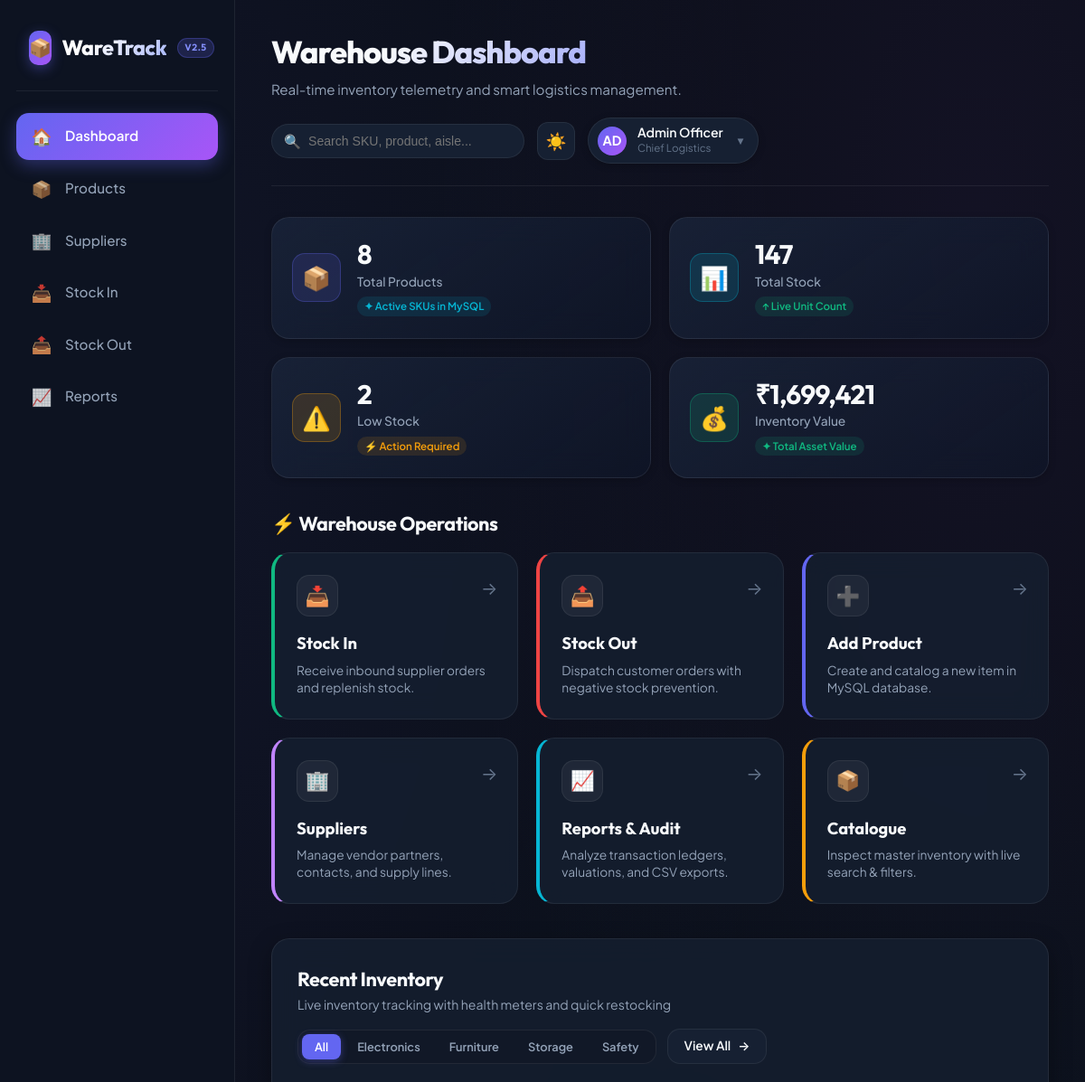
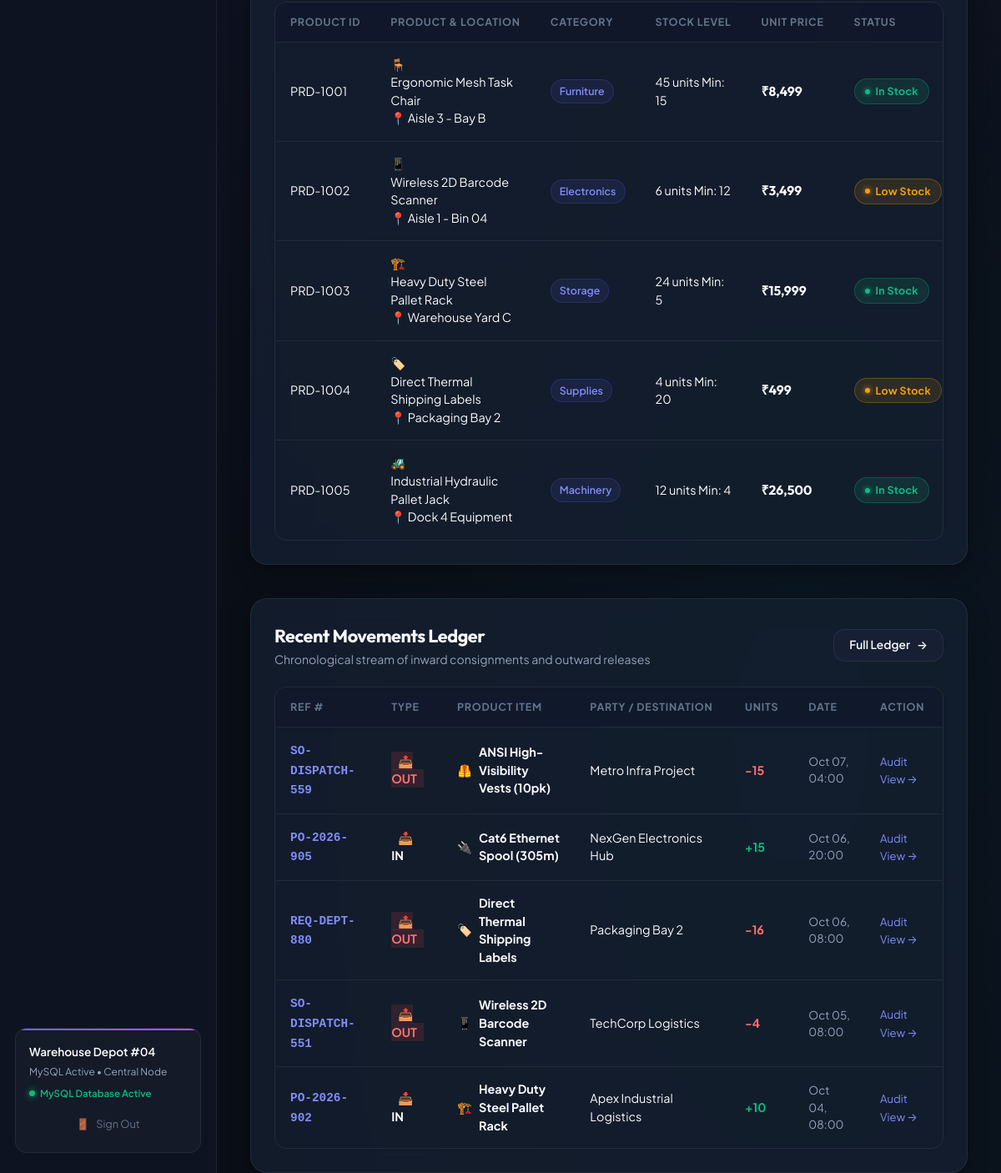
The page / on the database its author committed (2 pictures, top to bottom).
### tables this page shows
CREATE TABLE `products` (
    `id` VARCHAR(50) NOT NULL PRIMARY KEY,
    `name` VARCHAR(255) NOT NULL,
    `category` VARCHAR(100) NOT NULL,
    `quantity` INT NOT NULL DEFAULT 0,
    `min_stock` INT NOT NULL DEFAULT 10,
    `price` DECIMAL(12, 2) NOT NULL DEFAULT 0.00,
    `location` VARCHAR(150) DEFAULT 'General Storage',
    `icon` VARCHAR(50) DEFAULT '📦',
    `supplier_id` VARCHAR(50) NULL,
    `created_at` TIMESTAMP DEFAULT CURRENT_TIMESTAMP,
    `updated_at` TIMESTAMP DEFAULT CURRENT_TIMESTAMP ON UPDATE CURRENT_TIMESTAMP,
    INDEX `idx_category` (`category`),
    INDEX `idx_quantity` (`quantity`),
    INDEX `idx_min_stock` (`min_stock`),
    INDEX `idx_prod_supplier` (`supplier_id`)
);

CREATE TABLE `stock_transactions` (
    `id` INT AUTO_INCREMENT PRIMARY KEY,
    `transaction_type` ENUM('IN', 'OUT') NOT NULL,
    `product_id` VARCHAR(50) NOT NULL,
    `supplier_id` VARCHAR(50) NULL,
    `quantity` INT NOT NULL,
    `reference_no` VARCHAR(100) NOT NULL,
    `reason` VARCHAR(100) DEFAULT 'Purchase Restock',
    `unit_price` DECIMAL(12, 2) NOT NULL DEFAULT 0.00,
    `recipient` VARCHAR(150) NULL,
    `notes` TEXT NULL,
    `created_at` TIMESTAMP DEFAULT CURRENT_TIMESTAMP,
    INDEX `idx_trans_type` (`transaction_type`),
    INDEX `idx_trans_prod` (`product_id`),
    INDEX `idx_trans_supp` (`supplier_id`),
    INDEX `idx_trans_created` (`created_at`)
);

CREATE TABLE `suppliers` (
    `id` VARCHAR(50) NOT NULL PRIMARY KEY,
    `name` VARCHAR(255) NOT NULL,
    `contact_name` VARCHAR(100) NOT NULL,
    `email` VARCHAR(150) NOT NULL,
    `phone` VARCHAR(50) NOT NULL,
    `category` VARCHAR(100) NOT NULL,
    `address` VARCHAR(255) NOT NULL,
    `status` ENUM('Active', 'Preferred', 'On Hold') DEFAULT 'Active',
    `created_at` TIMESTAMP DEFAULT CURRENT_TIMESTAMP,
    INDEX `idx_supplier_category` (`category`),
    INDEX `idx_supplier_status` (`status`)
);

### index.php (the view, shortened to what the rows shown need)
<?php
require_once __DIR__ . '/includes/functions.php';
$recentProducts = getProductsList('All', '', 'All');
$recentMovements = getStockTransactions('All', 5, '');
require_once __DIR__ . '/includes/header.php';
?>
<section class="quick-actions" aria-label="Quick Actions">
    <h2>⚡ Warehouse Operations</h2>
</section>
<section class="table-section" aria-label="Recent Inventory Table">
    <div class="section-header">
        <div>
            <h2>Recent Inventory</h2>
        </div>
    </div>
    <div class="table-container">
        <table>
            <thead>
                <tr>
                    <th>Product ID</th>
                    <th>Product & Location</th>
                    <th>Category</th>
                    <th>Stock Level</th>
                    <th>Unit Price</th>
                    <th>Status</th>
                </tr>
            </thead>
            <tbody id="dashboardProducts">
                <?php if (empty($recentProducts)): ?>
                    <tr>
                        <td colspan="7">
                            <div class="empty-state">
                                <p>No products available. Click "Add Product" to create your first warehouse SKU!</p>
                            </div>
                        </td>
                    </tr>
                <?php else: ?>
                    <?php
                    $displayItems = array_slice($recentProducts, 0, 5);
                    foreach ($displayItems as $item):
                        $status = getStockStatus($item['quantity'], $item['min_stock']);
                    ?>
                        <tr data-category="<?= e($item['category']) ?>" data-id="<?= e($item['id']) ?>">
                            <td><span class="sku-badge"><?= e($item['id']) ?></span></td>
                            <td>
                                <div class="product-info-cell">
                                    <span class="product-icon"><?= e($item['icon']) ?></span>
                                    <div>
                                        <div class="product-name"><?= e($item['name']) ?></div>
                                        <div class="product-location">📍 <?= e($item['location']) ?></div>
                                    </div>
                                </div>
                            </td>
                            <td><span class="category-tag"><?= e($item['category']) ?></span></td>
                            <td>
                                <div class="stock-meter-wrap">
                                    <div class="stock-meta-info">
                                        <span class="stock-qty-val"><?= (int)$item['quantity'] ?> units</span>
                                        <span class="stock-min-hint">Min: <?= (int)$item['min_stock'] ?></span>
                                    </div>
                                </div>
                            </td>
                            <td><span class="price-text"><?= formatCurrency($item['price']) ?></span></td>
                            <td>
                                <span class="status-badge <?= $status['class'] ?>">
                                    <span class="status-badge-dot"></span>
                                    <?= $status['label'] ?>
                                </span>
                            </td>
                        </tr>
                    <?php endforeach; ?>
                <?php endif; ?>
            </tbody>
        </table>
    </div>
</section>
<section class="table-section" aria-label="Recent Stock Movements">
    <div class="section-header">
        <div>
            <h2>Recent Movements Ledger</h2>
        </div>
    </div>
    <div class="table-container">
        <table>
            <thead>
                <tr>
                    <th>Ref #</th>
                    <th>Type</th>
                    <th>Product Item</th>
                    <th>Party / Destination</th>
                    <th>Units</th>
                    <th>Date</th>
                    <th>Action</th>
                </tr>
            </thead>
            <tbody>
                <?php if (empty($recentMovements)): ?>
                    <tr>
                        <td colspan="7" style="text-align: center; padding: 24px; color: var(--text-muted);">
                            No recent stock transactions recorded.
                        </td>
                    </tr>
                <?php else: ?>
                    <?php foreach ($recentMovements as $mv): ?>
                        <tr>
                            <td><span style="font-family: monospace; font-weight: 600; color: var(--primary-light);"><?= e($mv['reference_no']) ?></span></td>
                            <td>
                                <?php if ($mv['transaction_type'] === 'IN'): ?>
                                    <span class="badge in-stock" style="font-weight: 700; padding: 2px 8px;">📥 IN</span>
                                <?php else: ?>
                                    <span class="badge out-of-stock" style="font-weight: 700; padding: 2px 8px; background: rgba(239,68,68,0.15); color: #f87171;">📤 OUT</span>
                                <?php endif; ?>
                            </td>
                            <td>
                                <div style="display: flex; align-items: center; gap: 8px;">
                                    <span><?= e($mv['product_icon'] ?? '📦') ?></span>
                                    <strong style="color: var(--text-primary);"><?= e($mv['product_name']) ?></strong>
                                </div>
                            </td>
                            <td>
                                <?= $mv['transaction_type'] === 'IN' ? e($mv['supplier_name'] ?: 'Vendor Delivery') : e($mv['recipient'] ?: 'Fulfillment') ?>
                            </td>
                            <td>
                                <strong style="color: <?= $mv['transaction_type'] === 'IN' ? 'var(--success)' : '#f87171' ?>;">
                                    <?= $mv['transaction_type'] === 'IN' ? '+' : '-' ?><?= (int)$mv['quantity'] ?>
                                </strong>
                            </td>
                            <td style="color: var(--text-secondary); font-size: 0.85rem;">
                                <?= date('M d, H:i', strtotime($mv['created_at'])) ?>
                            </td>
                            <td>
                                <a href="reports.php?tab=movements" style="color: var(--primary-light); text-decoration: none; font-size: 0.82rem;">Audit View →</a>
                            </td>
                        </tr>
                    <?php endforeach; ?>
                <?php endif; ?>
            </tbody>
        </table>
    </div>
</section>
<?php require_once __DIR__ . '/includes/footer.php'; ?>

### rows shown on the page
products: id "PRD-1001", icon "🪑", name "Ergonomic Mesh Task Chair", location "Aisle 3 - Bay B", category "Furniture", quantity "45", min_stock "15", price "₹8,499", quantity+min_stock "In Stock"
products: id "PRD-1002", icon "📱", name "Wireless 2D Barcode Scanner", location "Aisle 1 - Bin 04", category "Electronics", quantity "6", min_stock "12", price "₹3,499", quantity+min_stock "Low Stock"
products: id "PRD-1003", icon "🏗️", name "Heavy Duty Steel Pallet Rack", location "Warehouse Yard C", category "Storage", quantity "24", min_stock "5", price "₹15,999", quantity+min_stock "In Stock"
products: id "PRD-1004", icon "🏷️", name "Direct Thermal Shipping Labels", location "Packaging Bay 2", category "Supplies", quantity "4", min_stock "20", price "₹499", quantity+min_stock "Low Stock"
products: id "PRD-1005", icon "🚜", name "Industrial Hydraulic Pallet Jack", location "Dock 4 Equipment", category "Machinery", quantity "12", min_stock "4", price "₹26,500", quantity+min_stock "In Stock"
stock_transactions: reference_no "SO-DISPATCH-559", transaction_type "📤 OUT", product.icon "🦺", product.name "ANSI High-Visibility Vests (10pk)", recipient "Metro Infra Project", quantity "15", created_at "Oct 07, 04:00"
stock_transactions: reference_no "PO-2026-905", transaction_type "📥 IN", product.icon "🔌", product.name "Cat6 Ethernet Spool (305m)", supplier.name "NexGen Electronics Hub", quantity "15", created_at "Oct 06, 20:00"
stock_transactions: reference_no "REQ-DEPT-880", transaction_type "📤 OUT", product.icon "🏷️", product.name "Direct Thermal Shipping Labels", recipient "Packaging Bay 2", quantity "16", created_at "Oct 06, 08:00"
stock_transactions: reference_no "SO-DISPATCH-551", transaction_type "📤 OUT", product.icon "📱", product.name "Wireless 2D Barcode Scanner", recipient "TechCorp Logistics", quantity "4", created_at "Oct 05, 08:00"
stock_transactions: reference_no "PO-2026-902", transaction_type "📥 IN", product.icon "🏗️", product.name "Heavy Duty Steel Pallet Rack", supplier.name "Apex Industrial Logistics", quantity "10", created_at "Oct 04, 08:00"

### other values the page prints
$pageTitle "Warehouse Dashboard"
$pageSubtitle "Real-time inventory telemetry and smart logistics management."
$currentUser['initials'] "AD"
$currentUser['full_name'] "Admin Officer"
$currentUser['role'] "Chief Logistics"
$stats['totalProducts'] "8"
$stats['totalStock'] "147"
$stats['lowStock'] "2"
formatCurrency($stats['inventoryValue']) "₹1,699,421"
